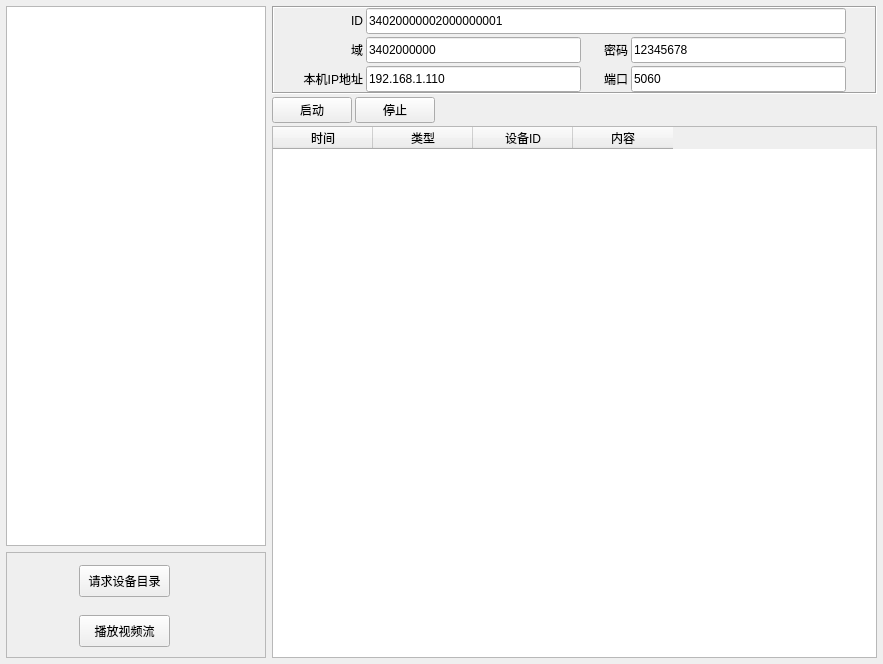
<?xml version="1.0" encoding="UTF-8"?>
<ui version="4.0">
 <class>MainWindow</class>
 <widget class="QMainWindow" name="MainWindow">
  <property name="geometry">
   <rect>
    <x>0</x>
    <y>0</y>
    <width>883</width>
    <height>664</height>
   </rect>
  </property>
  <property name="windowTitle">
   <string>MainWindow</string>
  </property>
  <widget class="QWidget" name="centralwidget">
   <layout class="QHBoxLayout" name="horizontalLayout">
    <property name="leftMargin">
     <number>6</number>
    </property>
    <property name="topMargin">
     <number>6</number>
    </property>
    <property name="rightMargin">
     <number>6</number>
    </property>
    <property name="bottomMargin">
     <number>6</number>
    </property>
    <item>
     <layout class="QVBoxLayout" name="verticalLayout_4">
      <property name="rightMargin">
       <number>0</number>
      </property>
      <item>
       <widget class="QTreeWidget" name="treeWidget">
        <property name="minimumSize">
         <size>
          <width>260</width>
          <height>0</height>
         </size>
        </property>
        <property name="maximumSize">
         <size>
          <width>260</width>
          <height>16777215</height>
         </size>
        </property>
        <property name="rootIsDecorated">
         <bool>true</bool>
        </property>
        <property name="allColumnsShowFocus">
         <bool>false</bool>
        </property>
        <property name="expandsOnDoubleClick">
         <bool>true</bool>
        </property>
        <attribute name="headerVisible">
         <bool>false</bool>
        </attribute>
        <attribute name="headerStretchLastSection">
         <bool>true</bool>
        </attribute>
        <column>
         <property name="text">
          <string>新建列</string>
         </property>
        </column>
       </widget>
      </item>
      <item>
       <widget class="QFrame" name="frame_2">
        <property name="frameShape">
         <enum>QFrame::StyledPanel</enum>
        </property>
        <property name="frameShadow">
         <enum>QFrame::Plain</enum>
        </property>
        <layout class="QVBoxLayout" name="verticalLayout_5">
         <property name="spacing">
          <number>0</number>
         </property>
         <property name="leftMargin">
          <number>2</number>
         </property>
         <property name="topMargin">
          <number>2</number>
         </property>
         <property name="rightMargin">
          <number>2</number>
         </property>
         <property name="bottomMargin">
          <number>2</number>
         </property>
         <item>
          <widget class="QWidget" name="widget_2" native="true">
           <property name="minimumSize">
            <size>
             <width>0</width>
             <height>100</height>
            </size>
           </property>
           <widget class="QPushButton" name="pushButton_catlog">
            <property name="geometry">
             <rect>
              <x>70</x>
              <y>10</y>
              <width>91</width>
              <height>32</height>
             </rect>
            </property>
            <property name="text">
             <string>请求设备目录</string>
            </property>
           </widget>
           <widget class="QPushButton" name="pushButton_invite">
            <property name="geometry">
             <rect>
              <x>70</x>
              <y>60</y>
              <width>91</width>
              <height>32</height>
             </rect>
            </property>
            <property name="text">
             <string>播放视频流</string>
            </property>
           </widget>
          </widget>
         </item>
        </layout>
       </widget>
      </item>
     </layout>
    </item>
    <item>
     <widget class="QWidget" name="widget" native="true">
      <property name="sizePolicy">
       <sizepolicy hsizetype="Expanding" vsizetype="Preferred">
        <horstretch>0</horstretch>
        <verstretch>0</verstretch>
       </sizepolicy>
      </property>
      <layout class="QVBoxLayout" name="verticalLayout_2">
       <property name="spacing">
        <number>3</number>
       </property>
       <property name="leftMargin">
        <number>0</number>
       </property>
       <property name="topMargin">
        <number>0</number>
       </property>
       <property name="rightMargin">
        <number>0</number>
       </property>
       <property name="bottomMargin">
        <number>0</number>
       </property>
       <item>
        <widget class="QFrame" name="frame">
         <property name="frameShape">
          <enum>QFrame::Box</enum>
         </property>
         <property name="frameShadow">
          <enum>QFrame::Sunken</enum>
         </property>
         <layout class="QVBoxLayout" name="verticalLayout_3">
          <property name="spacing">
           <number>0</number>
          </property>
          <property name="leftMargin">
           <number>0</number>
          </property>
          <property name="topMargin">
           <number>0</number>
          </property>
          <property name="rightMargin">
           <number>0</number>
          </property>
          <property name="bottomMargin">
           <number>0</number>
          </property>
          <item>
           <widget class="QWidget" name="widget_param" native="true">
            <layout class="QVBoxLayout" name="verticalLayout">
             <property name="spacing">
              <number>3</number>
             </property>
             <property name="topMargin">
              <number>0</number>
             </property>
             <property name="bottomMargin">
              <number>0</number>
             </property>
             <item>
              <layout class="QHBoxLayout" name="horizontalLayout_5">
               <item>
                <widget class="QLabel" name="label_6">
                 <property name="minimumSize">
                  <size>
                   <width>80</width>
                   <height>0</height>
                  </size>
                 </property>
                 <property name="maximumSize">
                  <size>
                   <width>80</width>
                   <height>16777215</height>
                  </size>
                 </property>
                 <property name="text">
                  <string>ID</string>
                 </property>
                 <property name="alignment">
                  <set>Qt::AlignRight|Qt::AlignTrailing|Qt::AlignVCenter</set>
                 </property>
                </widget>
               </item>
               <item>
                <widget class="QLineEdit" name="lineEdit_sip_id">
                 <property name="minimumSize">
                  <size>
                   <width>0</width>
                   <height>26</height>
                  </size>
                 </property>
                 <property name="text">
                  <string>34020000002000000001</string>
                 </property>
                </widget>
               </item>
               <item>
                <spacer name="horizontalSpacer_6">
                 <property name="orientation">
                  <enum>Qt::Horizontal</enum>
                 </property>
                 <property name="sizeType">
                  <enum>QSizePolicy::Fixed</enum>
                 </property>
                 <property name="sizeHint" stdset="0">
                  <size>
                   <width>20</width>
                   <height>20</height>
                  </size>
                 </property>
                </spacer>
               </item>
              </layout>
             </item>
             <item>
              <layout class="QGridLayout" name="gridLayout">
               <item row="0" column="3">
                <widget class="QLabel" name="label_10">
                 <property name="text">
                  <string>密码</string>
                 </property>
                 <property name="alignment">
                  <set>Qt::AlignRight|Qt::AlignTrailing|Qt::AlignVCenter</set>
                 </property>
                </widget>
               </item>
               <item row="1" column="3">
                <widget class="QLabel" name="label_12">
                 <property name="text">
                  <string>端口</string>
                 </property>
                 <property name="alignment">
                  <set>Qt::AlignRight|Qt::AlignTrailing|Qt::AlignVCenter</set>
                 </property>
                </widget>
               </item>
               <item row="1" column="4">
                <widget class="QLineEdit" name="lineEdit_port">
                 <property name="minimumSize">
                  <size>
                   <width>0</width>
                   <height>26</height>
                  </size>
                 </property>
                 <property name="text">
                  <string>5060</string>
                 </property>
                </widget>
               </item>
               <item row="0" column="4">
                <widget class="QLineEdit" name="lineEdit_password">
                 <property name="minimumSize">
                  <size>
                   <width>0</width>
                   <height>26</height>
                  </size>
                 </property>
                 <property name="text">
                  <string>12345678</string>
                 </property>
                </widget>
               </item>
               <item row="1" column="0">
                <widget class="QLabel" name="label_11">
                 <property name="minimumSize">
                  <size>
                   <width>80</width>
                   <height>0</height>
                  </size>
                 </property>
                 <property name="maximumSize">
                  <size>
                   <width>80</width>
                   <height>16777215</height>
                  </size>
                 </property>
                 <property name="text">
                  <string>本机IP地址</string>
                 </property>
                 <property name="alignment">
                  <set>Qt::AlignRight|Qt::AlignTrailing|Qt::AlignVCenter</set>
                 </property>
                </widget>
               </item>
               <item row="1" column="1">
                <widget class="QLineEdit" name="lineEdit_ip">
                 <property name="minimumSize">
                  <size>
                   <width>0</width>
                   <height>26</height>
                  </size>
                 </property>
                 <property name="text">
                  <string>192.168.1.110</string>
                 </property>
                </widget>
               </item>
               <item row="0" column="0">
                <widget class="QLabel" name="label_9">
                 <property name="minimumSize">
                  <size>
                   <width>80</width>
                   <height>0</height>
                  </size>
                 </property>
                 <property name="maximumSize">
                  <size>
                   <width>80</width>
                   <height>16777215</height>
                  </size>
                 </property>
                 <property name="text">
                  <string>域</string>
                 </property>
                 <property name="alignment">
                  <set>Qt::AlignRight|Qt::AlignTrailing|Qt::AlignVCenter</set>
                 </property>
                </widget>
               </item>
               <item row="0" column="1">
                <widget class="QLineEdit" name="lineEdit_realm">
                 <property name="minimumSize">
                  <size>
                   <width>0</width>
                   <height>26</height>
                  </size>
                 </property>
                 <property name="text">
                  <string>3402000000</string>
                 </property>
                </widget>
               </item>
               <item row="0" column="2">
                <spacer name="horizontalSpacer_2">
                 <property name="orientation">
                  <enum>Qt::Horizontal</enum>
                 </property>
                 <property name="sizeType">
                  <enum>QSizePolicy::Fixed</enum>
                 </property>
                 <property name="sizeHint" stdset="0">
                  <size>
                   <width>20</width>
                   <height>20</height>
                  </size>
                 </property>
                </spacer>
               </item>
               <item row="1" column="2">
                <spacer name="horizontalSpacer_3">
                 <property name="orientation">
                  <enum>Qt::Horizontal</enum>
                 </property>
                 <property name="sizeType">
                  <enum>QSizePolicy::Fixed</enum>
                 </property>
                 <property name="sizeHint" stdset="0">
                  <size>
                   <width>20</width>
                   <height>20</height>
                  </size>
                 </property>
                </spacer>
               </item>
               <item row="0" column="5">
                <spacer name="horizontalSpacer_4">
                 <property name="orientation">
                  <enum>Qt::Horizontal</enum>
                 </property>
                 <property name="sizeType">
                  <enum>QSizePolicy::Fixed</enum>
                 </property>
                 <property name="sizeHint" stdset="0">
                  <size>
                   <width>20</width>
                   <height>20</height>
                  </size>
                 </property>
                </spacer>
               </item>
               <item row="1" column="5">
                <spacer name="horizontalSpacer_5">
                 <property name="orientation">
                  <enum>Qt::Horizontal</enum>
                 </property>
                 <property name="sizeType">
                  <enum>QSizePolicy::Fixed</enum>
                 </property>
                 <property name="sizeHint" stdset="0">
                  <size>
                   <width>20</width>
                   <height>20</height>
                  </size>
                 </property>
                </spacer>
               </item>
              </layout>
             </item>
            </layout>
           </widget>
          </item>
         </layout>
        </widget>
       </item>
       <item>
        <layout class="QHBoxLayout" name="horizontalLayout_4">
         <item>
          <widget class="QPushButton" name="pushButton_start">
           <property name="minimumSize">
            <size>
             <width>0</width>
             <height>26</height>
            </size>
           </property>
           <property name="text">
            <string>启动</string>
           </property>
          </widget>
         </item>
         <item>
          <widget class="QPushButton" name="pushButton_stop">
           <property name="minimumSize">
            <size>
             <width>0</width>
             <height>26</height>
            </size>
           </property>
           <property name="text">
            <string>停止</string>
           </property>
          </widget>
         </item>
         <item>
          <spacer name="horizontalSpacer">
           <property name="orientation">
            <enum>Qt::Horizontal</enum>
           </property>
           <property name="sizeHint" stdset="0">
            <size>
             <width>40</width>
             <height>20</height>
            </size>
           </property>
          </spacer>
         </item>
        </layout>
       </item>
       <item>
        <widget class="QTableWidget" name="tableWidget">
         <attribute name="verticalHeaderDefaultSectionSize">
          <number>25</number>
         </attribute>
         <column>
          <property name="text">
           <string>时间</string>
          </property>
         </column>
         <column>
          <property name="text">
           <string>类型</string>
          </property>
         </column>
         <column>
          <property name="text">
           <string>设备ID</string>
          </property>
         </column>
         <column>
          <property name="text">
           <string>内容</string>
          </property>
         </column>
        </widget>
       </item>
      </layout>
     </widget>
    </item>
   </layout>
  </widget>
  <widget class="QMenuBar" name="menubar">
   <property name="geometry">
    <rect>
     <x>0</x>
     <y>0</y>
     <width>883</width>
     <height>31</height>
    </rect>
   </property>
  </widget>
 </widget>
 <resources/>
 <connections/>
</ui>
